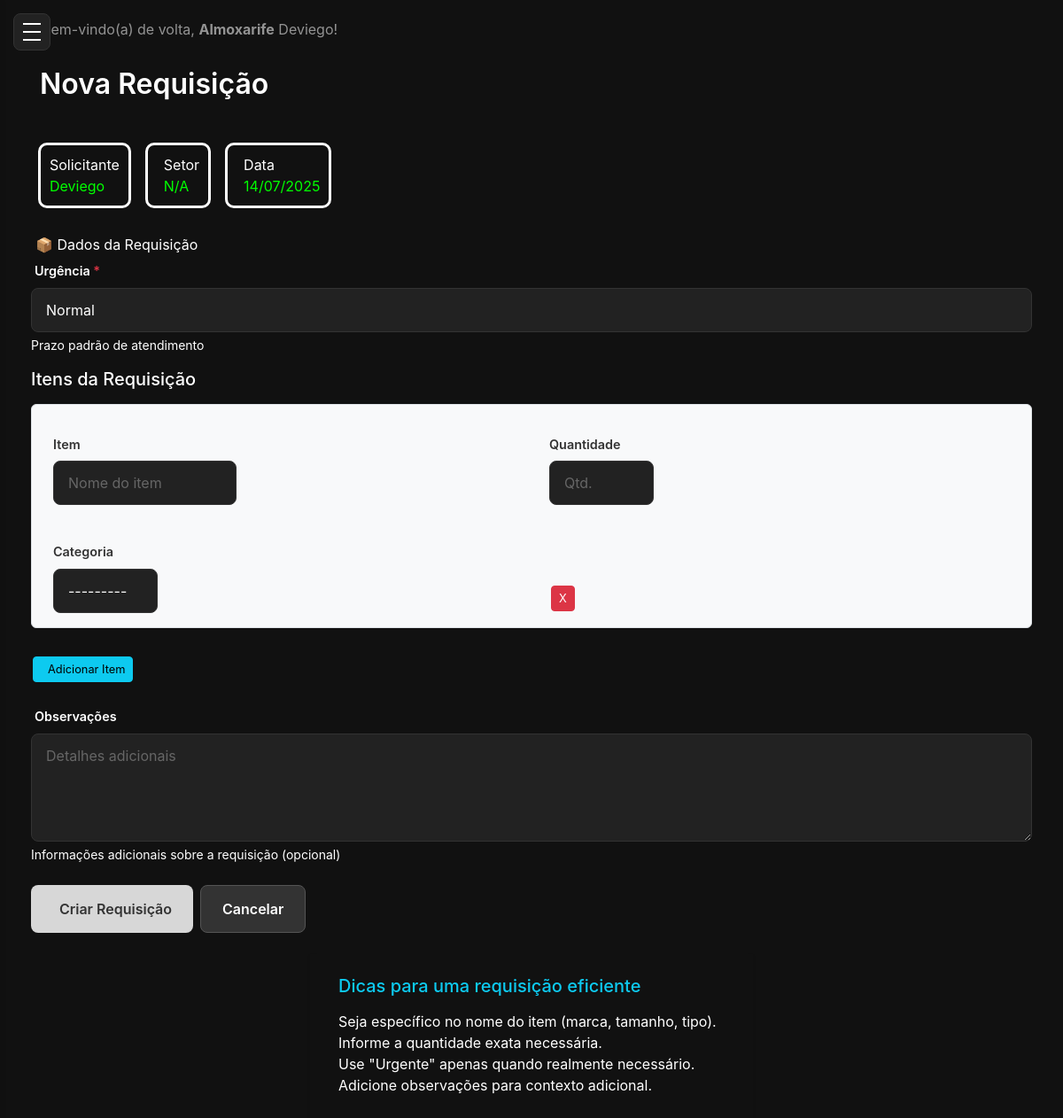
The app's page /requisicoes/criar/ (signed in) with its own data.
### core/models.py (models this page shows, shortened)
class User(AbstractUser):
    id = models.UUIDField(primary_key=True, default = uuid.uuid4, editable=False)
    email = models.EmailField(unique=True)
    role = models.CharField(
        max_length=20,
        choices=Role.choices,
        default=Role.Almoxarife,
        verbose_name='Função',
    )
    sector = models.ForeignKey(Sector, on_delete=models.SET_NULL, blank=True, null=True)
    is_active = models.BooleanField(default=True, verbose_name="Ativo")
    USERNAME_FIELD = 'email'  # Ou 'email' se quiser autenticar por email
    REQUIRED_FIELDS = ['username']  # Garante que o email é obrigatório no admin
    class Meta:
        verbose_name = 'Usuário'
        verbose_name_plural = 'Usuários'

class Request(models.Model):
    id = models.UUIDField(primary_key=True, default = uuid.uuid4, editable=False)
    requester = models.ForeignKey(User,
        on_delete=models.PROTECT,
        related_name='requests_made',
        verbose_name="Requisitante",
    )
    atendido_por = models.ForeignKey(User,
        on_delete=models.SET_NULL,
        related_name='requests_attended',
        verbose_name="Atendido por",
        null=True, blank=True
    )
    sector = models.ForeignKey(Sector,
        on_delete=models.PROTECT,
        related_name='requests_from_sector',
        verbose_name="Setor",
    )
    request_code = models.CharField(max_length=20, unique=True, blank=True, null=True, verbose_name="Código da Requisição")
    urgency = models.CharField(
        max_length=10,
        choices=Urgency.choices,
        default=Urgency.NORMAL,
        verbose_name="Urgência",
    )
    observations = models.TextField(max_length=255, verbose_name="Observações")
    status = models.CharField(
        max_length=15,
        choices=RequestStatus.choices,
        default=RequestStatus.PENDING,
        verbose_name="Status",
    )
    created_at = models.DateTimeField(auto_now_add=True, verbose_name="Data da Requisição")
    updated_at = models.DateTimeField(auto_now=True, verbose_name="Ultima Atualização")
    class Meta:
        verbose_name = 'Requisição'
        verbose_name_plural = 'Requisições'
        ordering = ['-created_at']

### core/views.py (the view)
# urls.py: path('requisicoes/criar/',views.criar_requisicao,name='criar_requisicao'),
@login_required
def criar_requisicao(request):
    data_today = timezone.localdate()
    user_requests = Request.objects.filter(requester=request.user)
    context = {
        'pending_requests': user_requests.filter(status=RequestStatus.PENDING).count(),
        'approved_requests': user_requests.filter(status=RequestStatus.APPROVED).count(),
        'total_requests': user_requests.count(),
        'data_today': data_today,
    }
    if request.method == 'POST':
        form = RequestForm(request.POST)
        formset = RequestItemFormSet(request.POST, request.FILES)
        if form.is_valid() and formset.is_valid():
            with transaction.atomic():
                requisicao = form.save(commit=False)
                requisicao.requester = request.user
                if request.user.sector:
                    requisicao.sector = request.user.sector
                else:
                    form.add_error(None, 'Seu usuário não possui um setor cadastrado. Por favor, entre em contato com o gestor para que ele seja associado a um setor.')
                    context['form'] = form
                    context['formset'] = formset
                    return render(request, 'core/criar_requisicao.html', context)
                requisicao.save()
                formset.instance = requisicao
                formset.save()
            try:
                response = requests.post('http://localhost:8001/notify',
                                      json={"action": "created", "message": "Nova requisição criada"})
                print(f"Notificação enviada: {response.status_code}")
            except Exception as e:
                print(f"Erro ao enviar notificação: {e}")
                pass
            messages.success(request, 'Requisição criada com sucesso!')
            return redirect('core:listar_requisicoes')
        else:
            messages.error(request, 'Por favor, corrija os erros no formulário abaixo.')
    else:
        form = RequestForm()
        formset = RequestItemFormSet()
    context['form'] = form
    context['formset'] = formset
    return render(request, 'core/criar_requisicao.html', context)

### core/forms.py
class RequestForm(forms.ModelForm):
    class Meta:
        model = Request
        fields = ['urgency', 'observations']
        widgets = {'observations': forms.Textarea(attrs={'rows': 4})}
        labels = {
            'urgency': 'Urgência',
            'observations': 'Observações',
        }
        help_texts = {
            'urgency': 'Prazo padrão de atendimento',
            'observations': 'Informações adicionais sobre a requisição (opcional)',
        }
    def __init__(self, *args, **kwargs):
        super().__init__(*args, **kwargs)
        for field_name, field in self.fields.items():
            field.widget.attrs['class'] = 'form-control'
            if field_name == 'urgency':
                field.widget.attrs['class'] = 'form-select'
            if field_name == 'observations':
                field.widget.attrs['placeholder'] = 'Detalhes adicionais'

### templates/core/criar_requisicao.html (shortened to what this page needs)
{% extends 'base.html' %}
{% load static %}
{% block content %}
    <div class="card-title-requisicao">Nova Requisição</div>
    <div class="d-flex gap-3 mb-4">
        <div class="info-card">
            <div class="d-flex align-items-center">
                <div class="requisitante-card">
                    <div class="label">Solicitante</div>
                    <div class="value">{{ user.get_full_name|default:user.username }}</div>
                </div>
            </div>
        </div>
        <div  class="requisitante-card">
            <div class="d-flex align-items-center">
                <div>
                    <div class="label">Setor</div>
                    <div class="value">{{ user.sector.name|default:"N/A" }}</div>
                </div>
            </div>
        </div>
        <div class="requisitante-card">
            <div class="d-flex align-items-center">
                <div>
                    <div class="label">Data</div>
                    <div class="value">{{ data_today|date:"d/m/Y"}}</div>
                </div>
            </div>
        </div>
    </div>
    <div class="requisicao-card mb-4">
        <div class="requisicao-card-header">
            <div>
                <div class="requisicao-card-title">📦 Dados da Requisição
                </div>
            </div>
        </div>
        <div class="card-body">
            <form method="post">
                <div class="mb-3">
                    <label for="{{ form.urgency.id_for_label }}" class="form-label">
                         {{ form.urgency.label }} <span class="text-danger">*</span>
                    </label>
                    {{ form.urgency }}
                    {% if form.urgency.help_text %}
                        <div class="form-text text-reset text-muted">{{ form.urgency.help_text }}</div>
                    {% endif %}
                </div>
                <h5 class="mb-3">Itens da Requisição</h5>
                <div id="formset-container">
                    {% for item_form in formset %}
                        <div class="item-formset-row mb-3 p-3 border rounded bg-light text-dark">
                            <div class="row g-3">
                                <div class="col-md-5">
                                    <label for="{{ item_form.item_requested.id_for_label }}" class="form-label">Item</label>
                                    {{ item_form.item_requested }}
                                </div>
                                <div class="col-md-3">
                                    <label for="{{ item_form.quantify.id_for_label }}" class="form-label">Quantidade</label>
                                    {{ item_form.quantify }}
                                </div>
                                <div class="col-md-3">
                                    <label for="{{ item_form.category.id_for_label }}" class="form-label">Categoria</label>
                                    {{ item_form.category }}
                                </div>
                                <div class="col-md-1 d-flex align-items-end">
                                    {% if formset.can_delete %}
                                        <button type="button" class="btn btn-danger btn-sm remove-item-btn" style="width: 100%;">X</button>
                                    {% endif %}
                                </div>
                            </div>
                        </div>
                    {% endfor %}
                </div>
                <button type="button" id="add-item" class="btn btn-info btn-sm mt-3"> Adicionar Item</button>
                <div class="mb-3 mt-4">
                    <label for="{{ form.observations.id_for_label }}" class="form-label">
                         {{ form.observations.label }}
                    </label>
                    {{ form.observations }}
                    {% if form.observations.help_text %}
                        <div class="form-text text-reset text-muted">{{ form.observations.help_text }}</div>
                    {% endif %}
                </div>
                <div class="d-flex justify-content-start mt-4">
                    <button type="submit" class="btn btn-primary me-2">
                         Criar Requisição
                    </button>
                    <a href="{% url 'core:listar_requisicoes' %}" class="btn btn-secondary">Cancelar</a>
                </div>
            </form>
        </div>
    </div>
     <div class="dicas-card-container">
        <div class="d-flex justify-content-center mt-4">
            <div class="dicas-card shadow-sm p-4" style="max-width: 500px; width: 100%;">
                <h5 class="mb-3 text-info"> Dicas para uma requisição eficiente</h5>
                <ul class="list-unstyled">
                    <li> Seja específico no nome do item (marca, tamanho, tipo).</li>
                    <li> Informe a quantidade exata necessária.</li>
                    <li> Use "Urgente" apenas quando realmente necessário.</li>
                    <li> Adicione observações para contexto adicional.</li>
                </ul>
            </div>
        </div>
    </div>
{% endblock %}

### templates/base.html (shortened to what this page needs)
<!DOCTYPE html>
<html lang="pt-br">
<head>
    <link href="https://cdn.jsdelivr.net/npm/bootstrap@5.3.3/dist/css/bootstrap.min.css" rel="stylesheet">
    {% load static %}
    <link rel="stylesheet" href="{% static 'style.css' %}">
</head>
<body>
    <button class="mobile-menu-toggle" id="mobile-menu-toggle" aria-label="Abrir menu">
        <div class="hamburger">
            <span></span>
            <span></span>
            <span></span>
        </div>
    </button>
    <div class="layout-wrapper">
        <nav class="navbar navbar-dark" style="background-color: #111;">
            <div class="container-fluid">
                <span class="navbar-text">
                    Bem-vindo(a) de volta, <strong>{{ user.get_role_display }}</strong> {{ user.get_full_name|default:user.username }}!
                </span>
            </div>
        </nav>
        {% block content %}{% endblock %}
    </div>
</body>
</html>

### static/style.css (style rules this page uses)
* { margin: 0; padding: 0; box-sizing: border-box; }
html, body { height: 100%; font-family: 'Inter', Arial, sans-serif; background: #111; color: #fff; }
.mobile-menu-toggle { position: fixed; top: 15px; left: 15px; z-index: 20; background: #222; border: 1px solid #333; border-radius: 8px; padding: 10px; cursor: pointer; transition: background 0.2s; }
.mobile-menu-toggle .hamburger { width: 20px; height: 20px; position: relative; display: flex; flex-direction: column; justify-content: space-between; }
.mobile-menu-toggle .hamburger span { width: 100%; height: 2px; background: #fff; transition: all 0.3s ease; }
.layout-wrapper { flex: 1; background: #111; color: #fff; width: 95vw; min-height: 100vh; padding: 5px; overflow-x: auto; box-sizing: border-box; margin: 0; transition: margin-left 0.3s ease, width 0.3s ease; }
@media (min-width: 769px) { .layout-wrapper { margin-left: 260px; margin-right: auto; margin-left: auto; } }
.row { display: grid; grid-template-columns: repeat(2, 1fr); gap: 24px; margin: 0; align-items: stretch; }
.btn-sm { padding: 4px 8px; font-size: 0.8rem; margin: 2px; }
.card-title-requisicao { font-size: 2rem; font-weight: 600; margin-bottom: 2rem; color: #ffffff; padding: 10px 10px; }
.requisitante-card { border:solid white; border-radius: 10px; padding: 10px 10px; }
.requisitante-card .value { color: #0f0; }
.requisicao-card-title { padding: 5px 5px; }
.form-label { font-size: 0.9rem; font-weight: 600; color: #fff; }
.form-control, .form-select { background: #222; border: 1px solid #333; border-radius: 8px; padding: 12px 16px; color: #fff; font-size: 1rem; transition: border-color 0.2s; }
.form-control::placeholder { color: #666; }
.btn-primary { background: #d7d7d7; color: #333; border: none; border-radius: 8px; padding: 14px 24px; font-size: 1rem; font-weight: 600; cursor: pointer; transition: background 0.2s; }
.btn-secondary { background: #333; color: #fff; border: 1px solid #555; border-radius: 8px; padding: 14px 24px; font-size: 1rem; font-weight: 600; cursor: pointer; transition: background 0.2s; }
.text-danger { color: #ff6666; }
.item-formset-row.bg-light .form-label { color: #333 !important; }

### records on screen
User: role "Almoxarife", get_full_name "Deviego", sector.name "N/A"

### other values on screen
{{ data_today|date:"d/m/Y" }} "14/07/2025"
